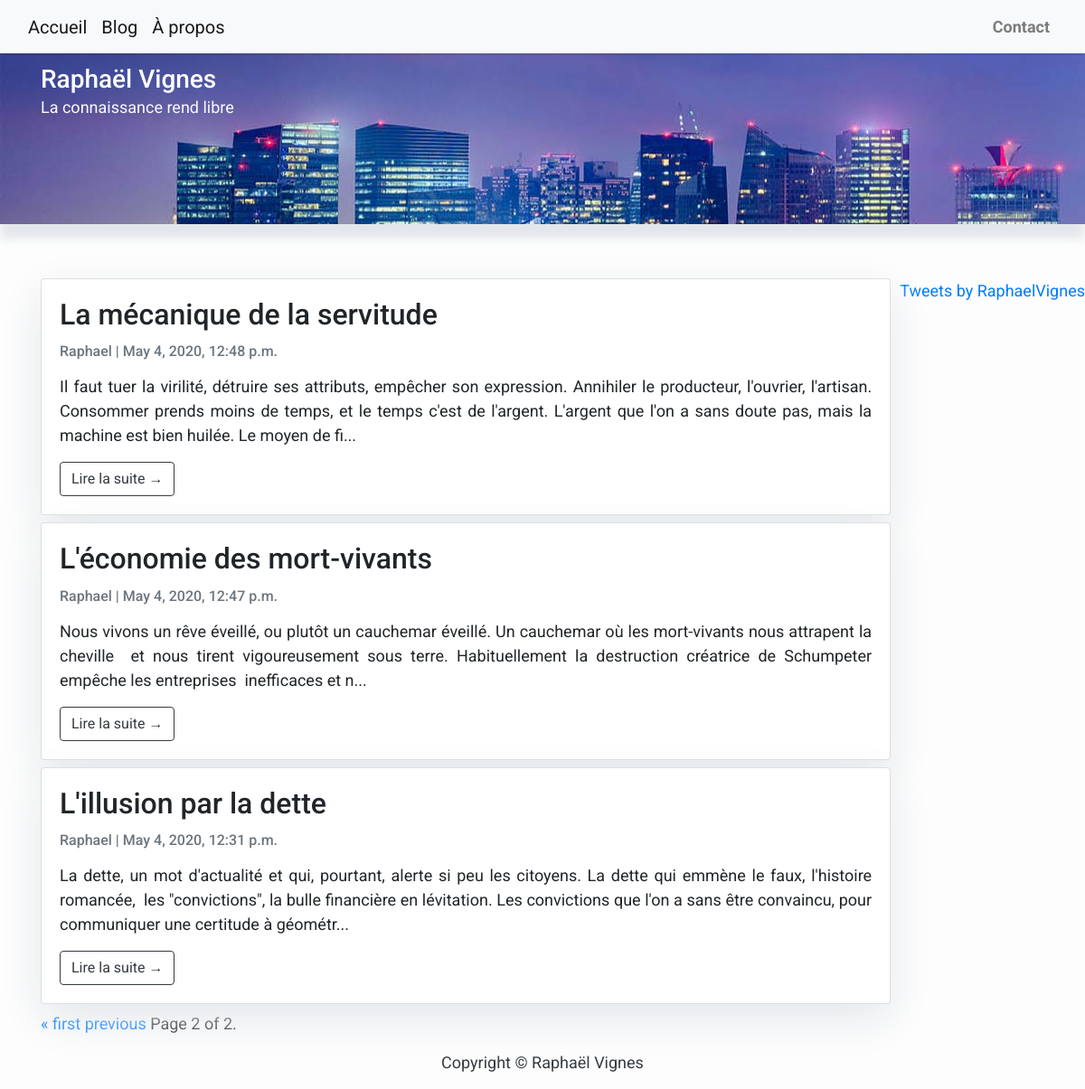
Screenshot of /blog/?page=2 with the database file from the repository.
### blog/models.py (models this page shows, shortened)
class Post(models.Model):
    title = models.CharField(max_length=200, unique=True)
    slug = models.SlugField(max_length=200, unique=True)
    author = models.ForeignKey(User, on_delete= models.CASCADE,related_name='blog_posts')
    updated_on = models.DateTimeField(auto_now= True)
    content = models.TextField()
    created_on = models.DateTimeField(auto_now_add=True)
    status = models.IntegerField(choices=STATUS, default=0)
    class Meta:
        ordering = ['-created_on']

### blog/views.py (the view)
# urls.py: path('blog/', views.PostList.as_view(), name='home'),
class PostList(generic.ListView):
    queryset = Post.objects.filter(status=1).order_by('-created_on')
    paginate_by = 8
    template_name = 'index.html'

### blog/templates/index.html (shortened to what this page needs)
{% extends "base.html" %}
{% block content %}
{% load static %}
<header class="masthead">
    <div class="container">
        <div class="row">
            <div class=" col-md-10 col-md-12 mx-auto">
                <div class="site-heading">
                    <h3 class="site-heading my-0 mt-1 text-white"> Raphaël Vignes</h3>
                    <p class="text-light">La connaissance rend libre &nbsp
                    </p>
                </div>
            </div>
        </div>
    </div>
</header>
<div class="twitter">
            <a class="twitter-timeline" data-width="350" data-height="2500" href="https://twitter.com/RaphaelVignes?ref_src=twsrc%5Etfw">Tweets by RaphaelVignes</a>
</div>
<div class="container">
    <div class="row">
        <div class="col-md-16 left">
            {% for post in post_list %}
            <div class="card mb-2">
                <div class="card-body">
                    <h2 class="card-title">{{ post.title }}</h2>
                    <p class="card-text text-muted h6">{{ post.author }} | {{ post.created_on}} </p>
                    <p class="card-text">{{post.content|slice:":300"|safe }}...</p>
                    <a href="{% url 'post_detail' post.slug  %}" class="btn btn-outline-dark">Lire la suite &rarr;</a>
                </div>
            </div>
            {% endfor %}
            <div class="pagination">
            <span class="step-links">
            {% if page_obj.has_previous %}
            <a href="?page=1">&laquo; first</a>
            <a href="?page={{ page_obj.previous_page_number }}">previous</a>
            {% endif %}
            <span class="current">
            Page {{ page_obj.number }} of {{ page_obj.paginator.num_pages }}.
            </span>
    </span>
</div>
        </div>
</div>
{%endblock%}

### blog/static/blog/style.css (style rules this page uses)
p { text-align: justify; }

### blog/templates/index.html (style rules this page uses)
body { font-family: "Roboto", sans-serif; font-size: 18px; background-color: #fdfdfd; padding: 0px; }
.card { box-shadow: 0 16px 48px #E3E7EB; margin-right: 10px; }
.twitter { padding-top: 60px; margin-left: 15px; }
.twitter-timeline { float: right; }

### rows the page displays
Post: title "La mécanique de la servitude", author "Raphael", created_on "May 4, 2020, 12:48 p.m.", content "Il faut tuer la virilité, détruire ses attributs, empêcher son expression. Annihiler le producteur, l'ouvrier, l'artisan. Consommer prends moins de temps, et le temps c'est de l'argent. L'argent que l'on a sans doute pas, mais la machine est bien huilée. Le moyen de fi"
Post: title "L'économie des mort-vivants", author "Raphael", created_on "May 4, 2020, 12:47 p.m.", content "Nous vivons un rêve éveillé, ou plutôt un cauchemar éveillé. Un cauchemar où les mort-vivants nous attrapent la cheville et nous tirent vigoureusement sous terre. Habituellement la destruction créatrice de Schumpeter empêche les entreprises inefficaces et n"
Post: title "L'illusion par la dette", author "Raphael", created_on "May 4, 2020, 12:31 p.m.", content "La dette, un mot d'actualité et qui, pourtant, alerte si peu les citoyens. La dette qui emmène le faux, l'histoire romancée, les \"convictions\", la bulle financière en lévitation. Les convictions que l'on a sans être convaincu, pour communiquer une certitude à géométr"

### other values shown
{{ page_obj.number }} "2"
{{ page_obj.paginator.num_pages }} "2"
